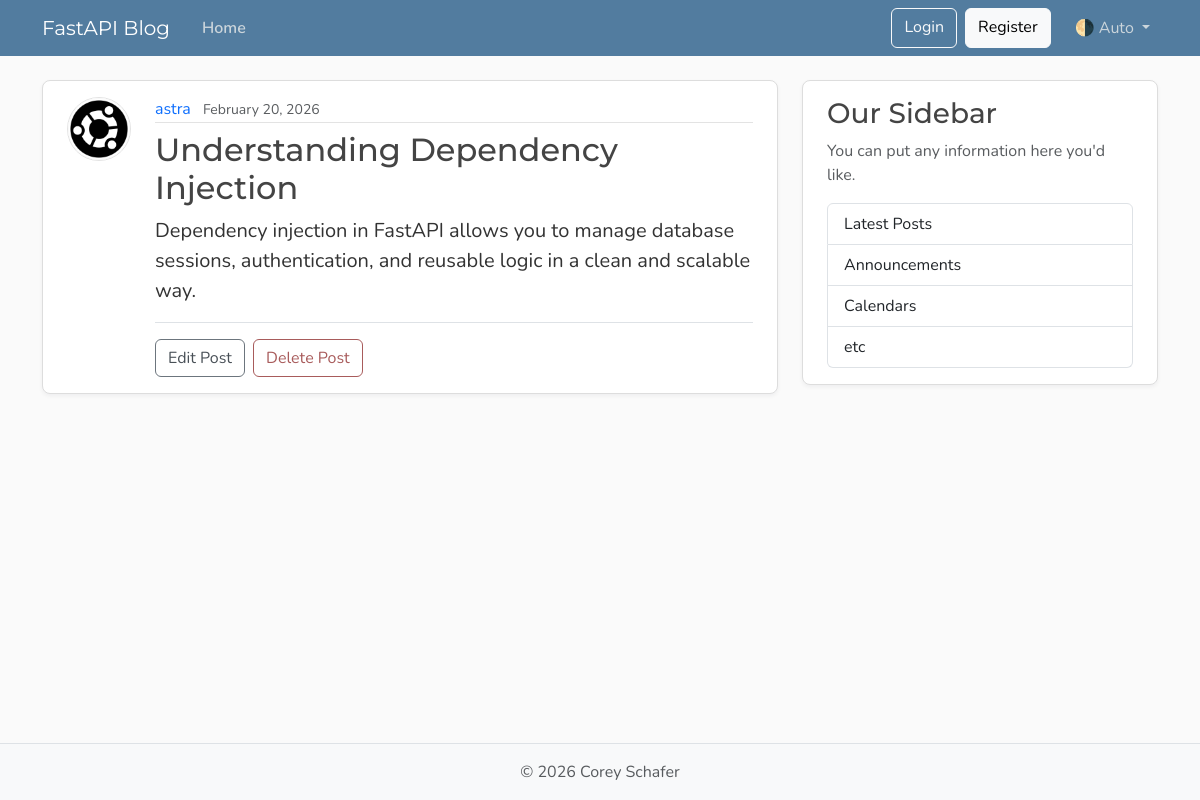
/posts/1, run on the app's committed database.
### models/user.py (models this page shows, shortened)
class User(Base):
    __tablename__ = "users"
    id: Mapped[int] = mapped_column(Integer, primary_key=True, index=True)
    username: Mapped[str] = mapped_column(String(50), unique=True, nullable=False)
    email: Mapped[str] = mapped_column(String(120), unique=True, nullable=False)
    image_file: Mapped[str | None] = mapped_column(
        String(200),
        nullable=True,
        default=None,
    )
    posts: Mapped[list[Post]] = relationship(
        back_populates="author", cascade="all, delete-orphan"
    )

### models/post.py (models this page shows)
class Post(Base):
    __tablename__ = "posts"
    id: Mapped[int] = mapped_column(Integer, primary_key=True, index=True)
    title: Mapped[str] = mapped_column(String(100), nullable=False)
    content: Mapped[str] = mapped_column(Text, nullable=False)
    user_id: Mapped[int] = mapped_column(
        ForeignKey("users.id"),
        nullable=False,
        index=True,
    )
    date_posted: Mapped[datetime] = mapped_column(
        DateTime(timezone=True),
        default=lambda: datetime.now(UTC),
    )
    author: Mapped[User] = relationship(back_populates="posts")

### routes/pages.py (the view)
@router.get("/posts/{post_id}")
def post_page(request: Request, post_id: int, db: SessionDep):
    post = db.get(Post, post_id)
    if not post:
        raise HTTPException(
            status_code=status.HTTP_404_NOT_FOUND, detail="Post not found"
        )
    return templates.TemplateResponse(
        "post.html",
        {
            "request": request,
            "post": post,
            "title": post.title,
        },
    )

### templates/post.html (shortened to what this page needs)
{% extends "layout.html" %}
{% block content %}
  <article class="content-section py-3 px-4 mb-4">
    <div class="d-flex align-items-start gap-4">
      <img class="rounded-circle article-img flex-shrink-0"
           src="{{ post.author.image_path }}"
           alt="{{ post.author.username }}'s profile picture"
           width="64"
           height="64"
           loading="lazy">
      <div class="flex-grow-1">
        <div class="article-metadata mb-2">
          <a class="me-2" href="{{ url_for('user_posts_page', user_id=post.author.id) }}">{{ post.author.username }}</a>
          <small class="text-body-secondary">{{ post.date_posted.strftime('%B %d, %Y') }}</small>
        </div>
        <h2 class="article-title">{{ post.title }}</h2>
        <p class="article-content">{{ post.content }}</p>
        <div class="post-actions mt-3 pt-3 border-top">
          <a class="btn btn-outline-secondary me-1" href="#">Edit Post</a>
          <button type="button"
                  class="btn btn-outline-danger"
                  data-bs-toggle="modal"
                  data-bs-target="#deleteModal">Delete Post</button>
        </div>
      </div>
    </div>
  </article>
{% endblock content %}

### static/css/main.css (style rules this page uses)
:root { --font-heading: "Montserrat", system-ui, -apple-system, BlinkMacSystemFont, sans-serif; --font-body: "Nunito", system-ui, -apple-system, BlinkMacSystemFont, sans-serif; --color-bg-body: #fafafa; --color-bg-content: #ffffff; --color-text-primary: #333333; --color-text-heading: #444444; --color-steel: #527c9f; --color-nav-link: #cbd5db; --color-nav-link-hover: #ffffff; --color-link-hover: #428bca; --color-border: #dddddd; --color-border-light: #e3e3e3; --spacing-xl: 5rem; --article-img-size: 4rem; --account-img-size: 7.813rem; }
body { font-family: var(--font-body); background: var(--color-bg-body); color: var(--color-text-primary); }
h1, h2, h3, h4, h5, h6 { font-family: var(--font-heading); color: var(--color-text-heading); }
a { text-decoration: none; }
.content-section { background: var(--color-bg-content); border: 1px solid var(--color-border); border-radius: 0.5rem; box-shadow: 0 2px 4px rgba(15, 23, 42, 0.05); transition: box-shadow 0.15s ease, transform 0.15s ease, border-color 0.15s ease; }
.article-title { color: var(--color-text-heading); transition: color 0.2s ease-in-out; }
.article-content { white-space: pre-line; font-size: 1.25rem; }
.article-img { height: var(--article-img-size); width: var(--article-img-size); flex-shrink: 0; object-fit: cover; border: 1px solid var(--color-border-light); box-shadow: 0 0 0 2px var(--color-bg-content); }
.article-metadata { padding-bottom: 0.063rem; border-bottom: 1px solid var(--color-border-light); }
.article-metadata a { transition: color 0.2s ease-in-out; }
.btn-outline-secondary { --bs-btn-color: #495057; --bs-btn-border-color: #6c757d; --bs-btn-hover-color: #fff; --bs-btn-hover-bg: #5a6268; --bs-btn-hover-border-color: #545b62; --bs-btn-active-color: #fff; --bs-btn-active-bg: #545b62; --bs-btn-active-border-color: #4e555b; }
.btn-outline-danger { --bs-btn-color: #a85b5b; --bs-btn-border-color: #a85b5b; --bs-btn-hover-color: #fff; --bs-btn-hover-bg: #924e4e; --bs-btn-hover-border-color: #874848; --bs-btn-active-color: #fff; --bs-btn-active-bg: #874848; --bs-btn-active-border-color: #7c4242; }

### data on the page
User: author.image_path (picture), author.username "astra"
Post: date_posted "February 20, 2026", title "Understanding Dependency Injection", content "Dependency injection in FastAPI allows you to manage database sessions, authentication, and reusable logic in a clean and scalable way."
